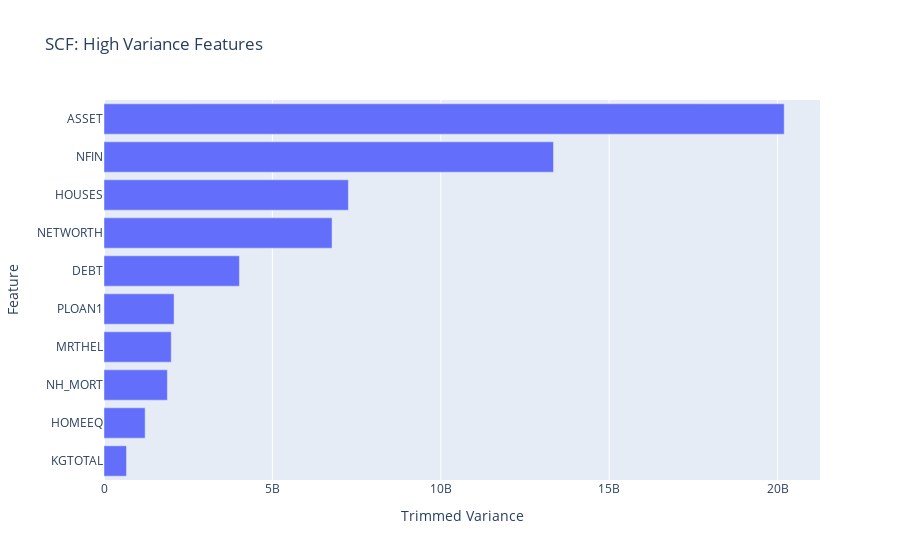

Notebook cell for this chart:
### Code cell
fig = px.bar(
    x = top_ten_trimmed_var,
    y = top_ten_trimmed_var.index,
    title = "SCF: High Variance Features"
)
fig.update_layout(xaxis_title = "Trimmed Variance",
                 yaxis_title = "Feature")
fig.show()

### Figure 1 — Plotly figure (JSON) as saved in the notebook; plotly's stock layout.template omitted (floating-point values rounded to 4 significant figures)
{"data": [{"alignmentgroup": "True", "hovertemplate": "x=%{x}<br>y=%{y}<extra></extra>", "legendgroup": "", "marker": {"color": "#636efa", "pattern": {"shape": ""}}, "name": "", "offsetgroup": "", "orientation": "h", "showlegend": false, "textposition": "auto", "type": "bar", "x": [667200000.0, 1221000000.0, 1882000000.0, 1997000000.0, 2081000000.0, 4021000000.0, 6771000000.0, 7256000000.0, 13350000000.0, 20200000000.0], "xaxis": "x", "y": ["KGTOTAL", "HOMEEQ", "NH_MORT", "MRTHEL", "PLOAN1", "DEBT", "NETWORTH", "HOUSES", "NFIN", "ASSET"], "yaxis": "y"}], "layout": {"barmode": "relative", "legend": {"tracegroupgap": 0}, "title": {"text": "SCF: High Variance Features"}, "xaxis": {"anchor": "y", "domain": [0, 1], "title": {"text": "Trimmed Variance"}}, "yaxis": {"anchor": "x", "domain": [0, 1], "title": {"text": "Feature"}}}}
